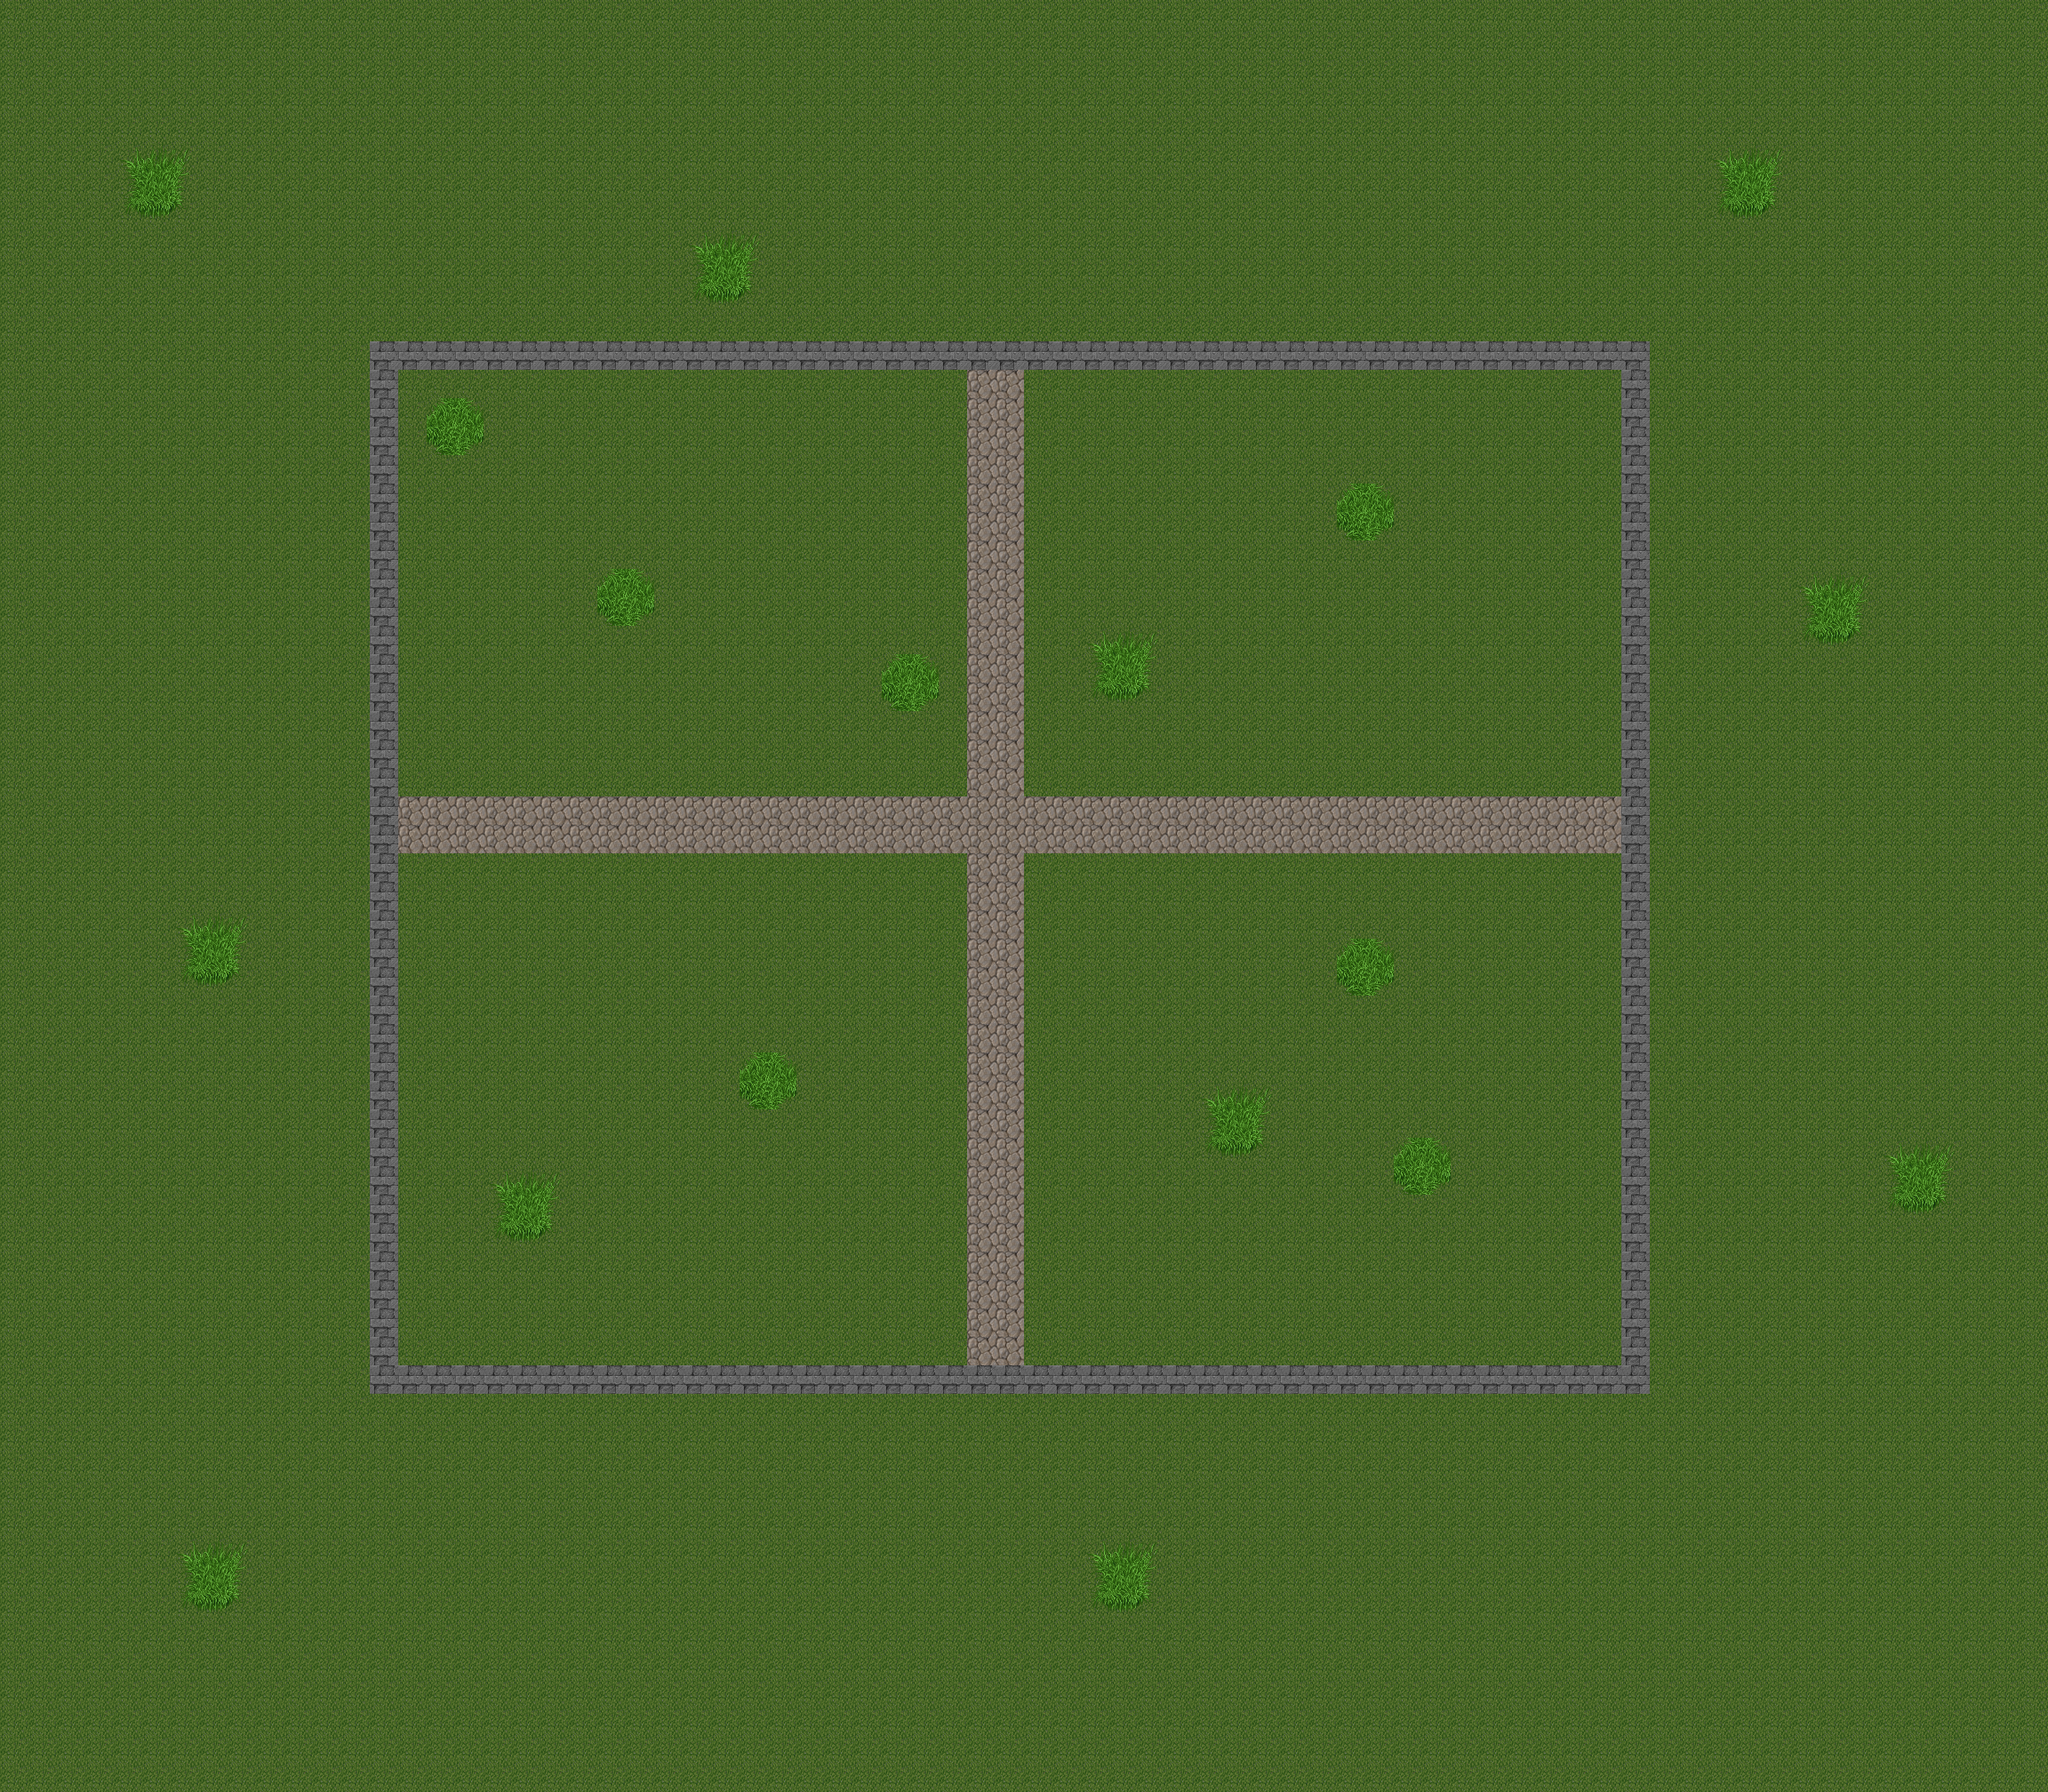

A level layout from a 2D game, rendered from its tile map. Below: a short description, then the map file with tile-grid data replaced by summaries:
An orthogonal 72x63 tile map with 32x32 px tiles, 2 tile layers (Слой тайлов 1, Слой тайлов 2) and 20 objects (14x solid, 4x enemySpawnDot, playerSpawnDot, someText).

<map version="1.2" tiledversion="1.3.1" orientation="orthogonal" renderorder="left-up" compressionlevel="0" width="72" height="63" tilewidth="32" tileheight="32" infinite="0" nextlayerid="4" nextobjectid="38">
 <tileset firstgid="1" name="mountain" tilewidth="32" tileheight="32" tilecount="256" columns="16">
  <image source="mountain.png" width="512" height="512" />
 </tileset>
 <layer id="1" name="Слой тайлов 1" width="72" height="63">
  <data>[4536 cells, 4536 non-empty, 2 distinct tile ids]</data>
 </layer>
 <layer id="2" name="Слой тайлов 2" width="72" height="63">
  <data>[4536 cells, 287 non-empty, 14 distinct tile ids]</data>
 </layer>
 <objectgroup id="3" name="objects">
  <object id="2" name="playerSpawnDot" x="1152" y="922">
   <point />
  </object>
  <object id="3" name="someText" x="959.5" y="652.5" width="121" height="19">
   <text wrap="1">Простой пример</text>
  </object>
  <object id="11" name="enemySpawnDot" x="632" y="1482">
   <point />
  </object>
  <object id="15" name="enemySpawnDot" x="604" y="490">
   <point />
  </object>
  <object id="16" name="enemySpawnDot" x="1776" y="480">
   <point />
  </object>
  <object id="17" name="enemySpawnDot" x="1778" y="1486">
   <point />
  </object>
  <object id="19" name="solid" x="416" y="384" width="1440" height="30" />
  <object id="22" name="solid" x="418" y="1539" width="1440" height="30" />
  <object id="23" name="solid" x="416" y="416" width="33" height="1122" />
  <object id="24" name="solid" x="1825.5" y="415" width="33" height="1122" />
  <object id="27" name="solid" x="1505" y="1058" width="62" height="61">
   <ellipse />
  </object>
  <object id="29" name="solid" x="1571" y="1281.5" width="62" height="61">
   <ellipse />
  </object>
  <object id="30" name="solid" x="1361" y="1236.5" width="62" height="61">
   <ellipse />
  </object>
  <object id="31" name="solid" x="1235" y="718.5" width="62" height="61">
   <ellipse />
  </object>
  <object id="32" name="solid" x="994" y="737.5" width="62" height="61">
   <ellipse />
  </object>
  <object id="33" name="solid" x="1506" y="545.5" width="62" height="61">
   <ellipse />
  </object>
  <object id="34" name="solid" x="833" y="1184.5" width="62" height="61">
   <ellipse />
  </object>
  <object id="35" name="solid" x="563" y="1329.5" width="62" height="61">
   <ellipse />
  </object>
  <object id="36" name="solid" x="673" y="643.5" width="62" height="61">
   <ellipse />
  </object>
  <object id="37" name="solid" x="482" y="450.5" width="62" height="61">
   <ellipse />
  </object>
 </objectgroup>
</map>
